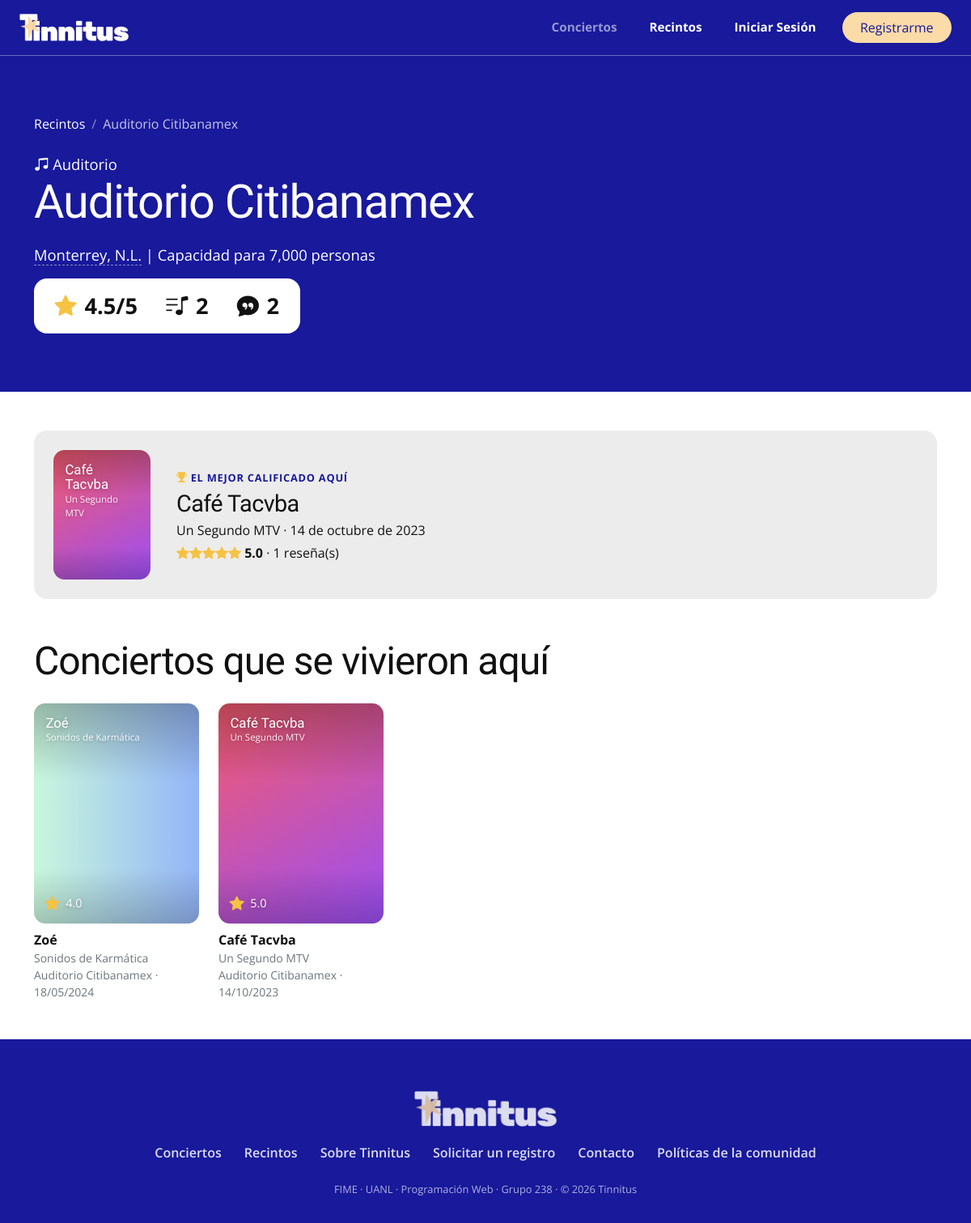
/recinto.php?id=3, run on the app's committed database.
### tables this page shows
CREATE TABLE recintos (
    id         INT UNSIGNED AUTO_INCREMENT PRIMARY KEY,
    nombre     VARCHAR(120) NOT NULL,
    ciudad     VARCHAR(80)  NOT NULL,
    capacidad  INT UNSIGNED NOT NULL,
    tipo       ENUM('Estadio','Arena','Auditorio','Foro','Festival','Bar') NOT NULL,
    estado     ENUM('activo','inactivo') NOT NULL DEFAULT 'activo',
    CONSTRAINT chk_capacidad CHECK (capacidad BETWEEN 1 AND 200000),
    CONSTRAINT uq_recinto UNIQUE (nombre, ciudad)
);

CREATE TABLE artistas (
    id        INT UNSIGNED AUTO_INCREMENT PRIMARY KEY,
    nombre    VARCHAR(120) NOT NULL UNIQUE,
    genero    VARCHAR(60)  NULL,
    pais      VARCHAR(60)  NULL
);

CREATE TABLE conciertos (
    id           INT UNSIGNED AUTO_INCREMENT PRIMARY KEY,
    artista_id   INT UNSIGNED NOT NULL,
    recinto_id   INT UNSIGNED NOT NULL,
    gira         VARCHAR(150) NOT NULL,
    fecha        DATE         NOT NULL,
    poster_url   VARCHAR(500) NULL,
    descripcion  TEXT         NULL,
    destacado    TINYINT(1)   NOT NULL DEFAULT 0,
    creado_en    DATETIME     NOT NULL DEFAULT CURRENT_TIMESTAMP,
    CONSTRAINT fk_concierto_artista FOREIGN KEY (artista_id)
        REFERENCES artistas(id) ON UPDATE CASCADE ON DELETE RESTRICT,
    CONSTRAINT fk_concierto_recinto FOREIGN KEY (recinto_id)
        REFERENCES recintos(id) ON UPDATE CASCADE ON DELETE RESTRICT,
    CONSTRAINT uq_concierto UNIQUE (artista_id, recinto_id, fecha),
    CONSTRAINT chk_fecha CHECK (fecha >= '1950-01-01'),
    INDEX idx_conciertos_fecha (fecha)
);

### includes/db.php (called while the page is built, shortened)
<?php
function db(): PDO
{
    static $pdo = null;
    if ($pdo === null) {
        $dsn = 'mysql:host=' . DB_HOST . ';port=' . DB_PORT . ';dbname=' . DB_NAME . ';charset=utf8mb4';
        $pdo = new PDO($dsn, DB_USER, DB_PASS, [
            PDO::ATTR_ERRMODE            => PDO::ERRMODE_EXCEPTION,
            PDO::ATTR_DEFAULT_FETCH_MODE => PDO::FETCH_ASSOC,
            PDO::ATTR_EMULATE_PREPARES   => false,
        ]);
    }
    return $pdo;
}
function q(string $sql, array $params = []): PDOStatement
{
    $stmt = db()->prepare($sql);
    $stmt->execute($params);
    return $stmt;
}

### includes/reglas.php (called while the page is built, shortened)
<?php
function ya_ocurrio(string $fecha): bool
{
    return $fecha <= date('Y-m-d');
}

### recinto.php (the view, shortened to what this page needs)
<?php
require_once __DIR__ . '/includes/auth.php';
$id = (int) ($_GET['id'] ?? 0);
$r = q(RECINTO_SELECT . ' WHERE r.id = ?', [$id])->fetch();
$conciertos = q(CONCIERTO_SELECT . ' WHERE c.recinto_id = ? GROUP BY c.id ORDER BY c.fecha DESC', [$id])->fetchAll();
$pasados = array_values(array_filter($conciertos, fn($c) => ya_ocurrio($c['fecha'])));
$mejor = null;
foreach ($pasados as $c) {
    if ($c['promedio'] && (!$mejor || $c['promedio'] > $mejor['promedio'])) $mejor = $c;
}
require __DIR__ . '/includes/header.php';
?>
<section class="event-header">
    <div class="container">
        <nav aria-label="Ruta de navegación" class="mb-4">
            <ol class="breadcrumb breadcrumb-dark mb-0">
                <li class="breadcrumb-item"><a href="<?= url('recintos.php') ?>">Recintos</a></li>
                <li class="breadcrumb-item active" aria-current="page"><?= e($r['nombre']) ?></li>
            </ol>
        </nav>
        <p class="artista"><i class="bi <?= ICONOS_RECINTO[$r['tipo']] ?? 'bi-geo-alt' ?>"></i> <?= e($r['tipo']) ?></p>
        <h1><?= e($r['nombre']) ?></h1>
        <p class="lugar">
            <a class="link-claro" href="<?= url('recintos.php?ciudad=' . urlencode($r['ciudad'])) ?>"><?= e($r['ciudad']) ?></a>
            | Capacidad para <?= number_format($r['capacidad']) ?> personas
        </p>
        <div class="rating-pill">
            <span class="item"><i class="bi bi-star-fill"></i><span><?= $r['promedio'] ? $r['promedio'] . '/5' : '–' ?></span></span>
            <span class="item" title="Conciertos"><i class="bi bi-music-note-list"></i><?= $r['conciertos'] ?></span>
            <span class="item" title="Reseñas"><i class="bi bi-chat-quote-fill"></i><?= $r['resenas'] ?></span>
        </div>
    </div>
</section>
<div class="container py-5">
    <?php if ($mejor): ?>
        <a class="highlight-card mb-5" href="<?= url('event-details.php?id=' . $mejor['id']) ?>">
            <div class="highlight-poster"><?= poster($mejor) ?></div>
            <div>
                <span class="kicker"><i class="bi bi-trophy-fill"></i> El mejor calificado aquí</span>
                <h2><?= e($mejor['artista']) ?></h2>
                <p class="mb-1"><?= e($mejor['gira']) ?> · <?= fecha_larga($mejor['fecha']) ?></p>
                <p class="mb-0"><?= stars((float) $mejor['promedio']) ?> <strong><?= $mejor['promedio'] ?></strong> · <?= $mejor['total_resenas'] ?> reseña(s)</p>
            </div>
        </a>
    <?php endif; ?>
    <h2 class="section-title">Conciertos que se vivieron aquí</h2>
    <div class="row row-cols-2 row-cols-md-3 row-cols-lg-5 g-4">
        <?php foreach ($pasados as $c): ?><div class="col"><?= concert_card($c) ?></div><?php endforeach; ?>
    </div>
</div>
<?php require __DIR__ . '/includes/footer.php'; ?>

### includes/auth.php (shortened to what this page needs)
<?php
require_once __DIR__ . '/db.php';
require_once __DIR__ . '/reglas.php';
function url(string $path = ''): string
{
    return BASE_URL . '/' . ltrim($path, '/');
}
function e(?string $text): string
{
    return htmlspecialchars($text ?? '', ENT_QUOTES, 'UTF-8');
}
function stars(float $rating): string
{
    $html = '<span class="stars" aria-label="' . number_format($rating, 1) . ' de 5">';
    for ($i = 1; $i <= 5; $i++) {
        if ($rating >= $i) {
            $html .= '<i class="bi bi-star-fill"></i>';
        } elseif ($rating >= $i - 0.5) {
            $html .= '<i class="bi bi-star-half"></i>';
        } else {
            $html .= '<i class="bi bi-star"></i>';
        }
    }
    return $html . '</span>';
}
function poster(array $c, string $extraClass = ''): string
{
    $gradiente = 'g' . (((int) $c['id'] - 1) % 7 + 1);
    return '<div class="poster poster-generated ' . $gradiente . ' ' . $extraClass . '" role="img" aria-label="Póster de ' . e($c['artista']) . '">'
        . '<span class="poster-artist">' . e($c['artista']) . '</span>'
        . '<span class="poster-tour">' . e($c['gira']) . '</span></div>';
}
function poster_con_rating(array $c): string
{
    $extra = ya_ocurrio($c['fecha'])
        ? ($c['promedio'] ? '<span class="poster-rating"><i class="bi bi-star-fill"></i> ' . $c['promedio'] . '</span>' : '')
        : '<span class="poster-badge">Próximamente</span>';
    return '<div class="poster-wrap">' . poster($c) . $extra . '</div>';
}
function concert_card(array $c, bool $conDatos = true): string
{
    $html = '<a class="concert-card" href="' . url('event-details.php?id=' . $c['id']) . '" aria-label="' . e($c['artista'] . ' – ' . $c['gira']) . '">'
        . poster_con_rating($c);
    if ($conDatos) {
        $html .= '<h3>' . e($c['artista']) . '</h3>'
            . '<div class="small text-secondary text-truncate">' . e($c['gira']) . '</div>'
            . '<div class="small text-secondary">' . e($c['recinto']) . ' · ' . date('d/m/Y', strtotime($c['fecha'])) . '</div>';
    }
    return $html . '</a>';
}
function fecha_larga(string $date): string
{
    $meses = ['enero', 'febrero', 'marzo', 'abril', 'mayo', 'junio', 'julio',
              'agosto', 'septiembre', 'octubre', 'noviembre', 'diciembre'];
    $t = strtotime($date);
    return date('j', $t) . ' de ' . $meses[(int) date('n', $t) - 1] . ' de ' . date('Y', $t);
}

### assets/css/styles.css (style rules this page uses)
:root { --tn-indigo: #18199b; --tn-indigo-dark: #18199b; --tn-peach: #fbdba7; --tn-star: #f5c242; --tn-card: #ececec; --tn-box: #d9d9d9; --tn-text: #111111; --tn-muted: #7a7a7a; --bs-primary: #18199b; --bs-primary-rgb: 24, 25, 155; --bs-link-color: #18199b; --bs-link-color-rgb: 24, 25, 155; }
body { font-family: 'Open Sans', system-ui, sans-serif; background: #fff; color: var(--tn-text); min-height: 100vh; display: flex; flex-direction: column; }
h1, h2, .heavy { font-family: 'Archivo Black', sans-serif; letter-spacing: -0.02em; }
.section-title { font-size: clamp(2rem, 4vw, 3rem); margin-bottom: 1.5rem; }
a { color: var(--tn-indigo); }
.poster { aspect-ratio: 200 / 266; width: 100%; border-radius: 14px; object-fit: cover; display: block; }
.poster-generated { position: relative; display: flex; flex-direction: column; padding: .9rem; color: #fff; }
.poster-artist { font-family: 'Archivo Black', sans-serif; font-size: 1.05rem; line-height: 1.1; text-shadow: 0 1px 6px rgba(0, 0, 0, .25); }
.poster-tour { font-size: .72rem; opacity: .9; text-shadow: 0 1px 4px rgba(0, 0, 0, .25); }
.g1 { background: linear-gradient(150deg, #f35a6b, #9b4ff5); }
.g4 { background: linear-gradient(90deg, #c8f7dc, #93b5f7); }
.poster-wrap { position: relative; border-radius: 14px; }
.poster-rating { position: absolute; left: .85rem; bottom: .7rem; display: flex; align-items: center; gap: .45rem; color: #fff; font-size: .9rem; text-shadow: 0 1px 4px rgba(0, 0, 0, .3); }
.poster-rating i { color: var(--tn-star); font-size: 1.15rem; text-shadow: none; }
.concert-card { display: block; text-decoration: none; color: inherit; transition: transform .2s; }
.concert-card h3 { font-size: 1rem; font-weight: 700; margin: .7rem 0 .1rem; font-family: 'Open Sans', sans-serif; }
.stars { color: var(--tn-star); white-space: nowrap; }
.event-header { background: var(--tn-indigo-dark); color: #fff; padding: 4.5rem 0; }
.event-header .artista { font-size: 1.15rem; margin-bottom: .25rem; }
.event-header h1 { font-size: clamp(2.2rem, 5vw, 3.6rem); line-height: 1.05; margin-bottom: 1.25rem; }
.event-header .lugar { font-size: 1.15rem; margin-bottom: 1rem; }
.rating-pill { background: #fff; color: #111; border-radius: 16px; padding: .85rem 1.6rem; display: inline-flex; align-items: center; gap: 2.2rem; font-family: 'Open Sans', sans-serif; font-weight: 700; font-size: 1.7rem; }
.rating-pill .item { display: inline-flex; align-items: center; gap: .6rem; }
.rating-pill .bi-star-fill { color: var(--tn-star); }
.venue-band::before, .poster-generated::before { content: ""; position: absolute; inset: 0; border-radius: inherit; pointer-events: none; }
.poster-generated::before { background: linear-gradient(180deg, rgba(0, 0, 0, .25), transparent 35%, transparent 75%, rgba(0, 0, 0, .2)); }
.poster-generated > * { position: relative; }
.highlight-card { display: flex; gap: 2rem; align-items: center; background: var(--tn-card); border-radius: 16px; padding: 1.5rem; text-decoration: none; color: inherit; transition: box-shadow .2s; }
.highlight-poster { width: 120px; flex-shrink: 0; }
.highlight-card h2 { font-size: 1.8rem; margin: .25rem 0; }
.kicker { font-size: .8rem; font-weight: 700; text-transform: uppercase; letter-spacing: .06em; color: var(--tn-indigo); }
.kicker i { color: var(--tn-star); }
.link-claro { color: #fff; text-decoration: none; border-bottom: 1px dashed rgba(255, 255, 255, .5); }
.breadcrumb-dark { --bs-breadcrumb-divider-color: rgba(255, 255, 255, .5); }
.breadcrumb-dark .breadcrumb-item, .breadcrumb-dark .breadcrumb-item.active { color: rgba(255, 255, 255, .75); }
.breadcrumb-dark a { color: #fff; text-decoration: none; }

### data on the page
recintos: nombre "Auditorio Citibanamex", tipo "Auditorio", ciudad "Monterrey, N.L.", capacidad "7,000"
artistas: nombre "Café Tacvba"
conciertos: gira "Un Segundo MTV", fecha "14 de octubre de 2023", artista.nombre "Café Tacvba", promedio "5.0", recinto.nombre "Auditorio Citibanamex", fecha "14/10/2023"
conciertos: artista.nombre "Zoé", gira "Sonidos de Karmática", promedio "4.0", recinto.nombre "Auditorio Citibanamex", fecha "18/05/2024"

### other printed values
$r['promedio'] "4.5"
$r['conciertos'] "2"
$r['resenas'] "2"
$mejor['promedio'] "5.0"
$mejor['total_resenas'] "1"
